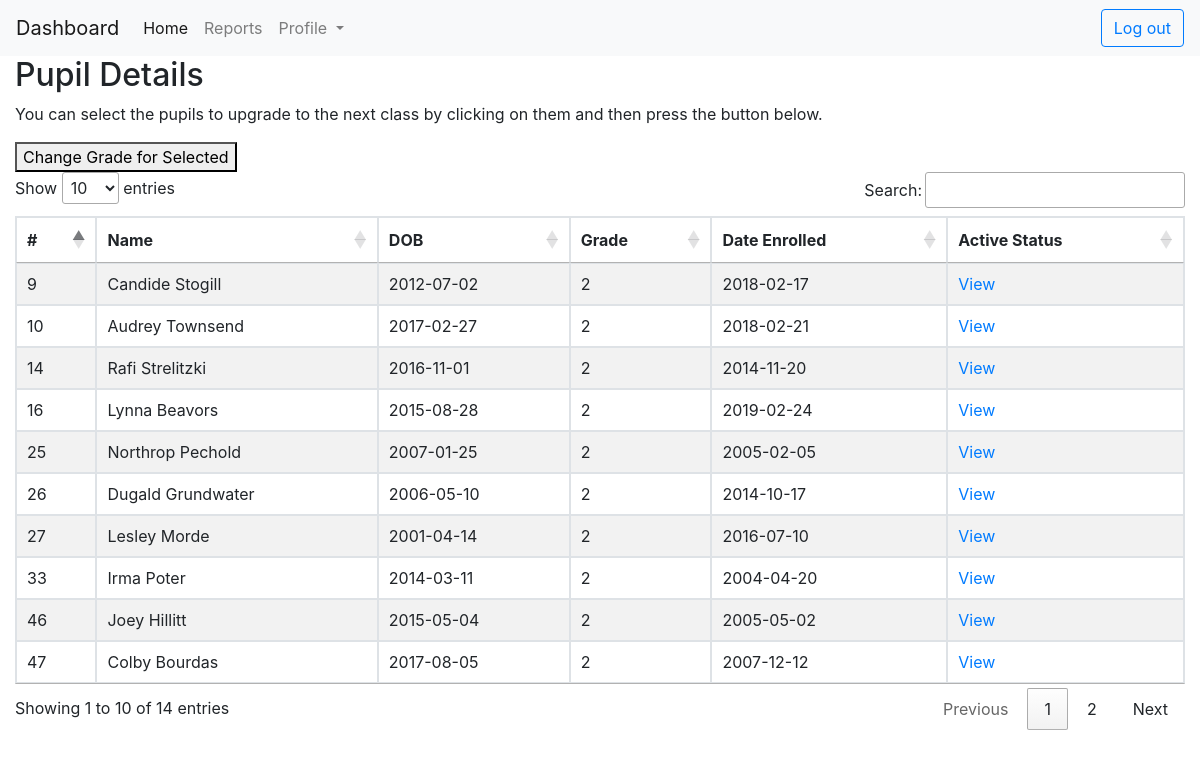
The page /teacher/move.php?grade=2 (signed in) on the database its author committed.
### tables this page shows
CREATE TABLE `pupil` (
  `pupilID` int(11) NOT NULL,
  `pupilName` varchar(50) NOT NULL,
  `parentID` int(11) NOT NULL,
  `dateOfBirth` varchar(10) NOT NULL,
  `grade` int(11) NOT NULL,
  `yearStarted` varchar(20) NOT NULL,
  `dateModified` date DEFAULT NULL,
  `activeStatus` varchar(20) DEFAULT 'active'
);

### teacher/move.php (the view, shortened to what this page needs)
<?php
    require_once "../includes/config.php";
    $gradeView = $_GET['grade'];
?>
<!DOCTYPE html>
<html lang="en">
<head>
    <link rel="stylesheet" href="https://cdn.datatables.net/1.10.20/css/jquery.dataTables.min.css">
</head>
<body>
        <?php
        require_once '../includes/navbar_header.php';
        ?>
    <div class="wrapper">
        <div class="container-fluid">
            <div class="row">
                <div class="col-md-12">
                    <div class="page-header clearfix">
                        <h2 class="pull-left">Pupil Details</h2>
                    </div>
                    <p>You can select the pupils to upgrade to the next class by clicking on them and then press the button below.</p>
                    <button id="button">Change Grade for Selected</button><br>
                    <?php
                    $sql = "SELECT * FROM pupil WHERE grade = '$gradeView'";
                    if($result = $mysqli->query($sql)){
                        if($result->num_rows > 0){
                            echo "<table id='myTable'  class='table table-bordered table-striped'>";
                                echo "<thead>";
                                    echo "<tr>";
                                        echo "<th>#</th>";
                                        echo "<th>Name</th>";
                                        echo "<th>DOB</th>";
                                        echo "<th>Grade</th>";
                                        echo "<th>Date Enrolled</th>";
                                        echo "<th>Active Status</th>";
                                    echo "</tr>";
                                echo "</thead>";
                                echo "<tbody>";
                                while($row = $result->fetch_array()){
                                    echo "<tr>";
                                        echo "<td>" . $row['pupilID'] . "</td>";
                                        echo "<td>" . $row['pupilName'] . "</td>";
                                        echo "<td>" . $row['dateOfBirth'] . "</td>";
                                        echo "<td>" . $row['grade'] . "</td>";
                                        echo "<td>" . $row['yearStarted'] . "</td>";
                                        echo "<td>";
                                            echo "<a href='activeStatus.php?id=". $row['pupilID'] ."' title='Move pupil' data-toggle='tooltip'><span class='glyphicon glyphicon-eye-open'></span> View</a>";
                                        echo "</td>";
                                    echo "</tr>";
                                }
                                echo "</tbody>";
                            echo "</table>";
                        } else{
                            echo "<p class='lead'><em>No records were found.</em></p>";
                        }
                    } else{
                        echo "ERROR: Could not able to execute $sql. " . $mysqli->error;
                    }
                    ?>
                </div>
            </div>
        </div>
    </div>
</body>
</html

### rows shown on the page
pupil: pupilID "9", pupilName "Candide Stogill", dateOfBirth "2012-07-02", grade "2", yearStarted "2018-02-17"
pupil: pupilID "10", pupilName "Audrey Townsend", dateOfBirth "2017-02-27", grade "2", yearStarted "2018-02-21"
pupil: pupilID "14", pupilName "Rafi Strelitzki", dateOfBirth "2016-11-01", grade "2", yearStarted "2014-11-20"
pupil: pupilID "16", pupilName "Lynna Beavors", dateOfBirth "2015-08-28", grade "2", yearStarted "2019-02-24"
pupil: pupilID "25", pupilName "Northrop Pechold", dateOfBirth "2007-01-25", grade "2", yearStarted "2005-02-05"
pupil: pupilID "26", pupilName "Dugald Grundwater", dateOfBirth "2006-05-10", grade "2", yearStarted "2014-10-17"
pupil: pupilID "27", pupilName "Lesley Morde", dateOfBirth "2001-04-14", grade "2", yearStarted "2016-07-10"
pupil: pupilID "33", pupilName "Irma Poter", dateOfBirth "2014-03-11", grade "2", yearStarted "2004-04-20"
pupil: pupilID "46", pupilName "Joey Hillitt", dateOfBirth "2015-05-04", grade "2", yearStarted "2005-05-02"
pupil: pupilID "47", pupilName "Colby Bourdas", dateOfBirth "2017-08-05", grade "2", yearStarted "2007-12-12"
